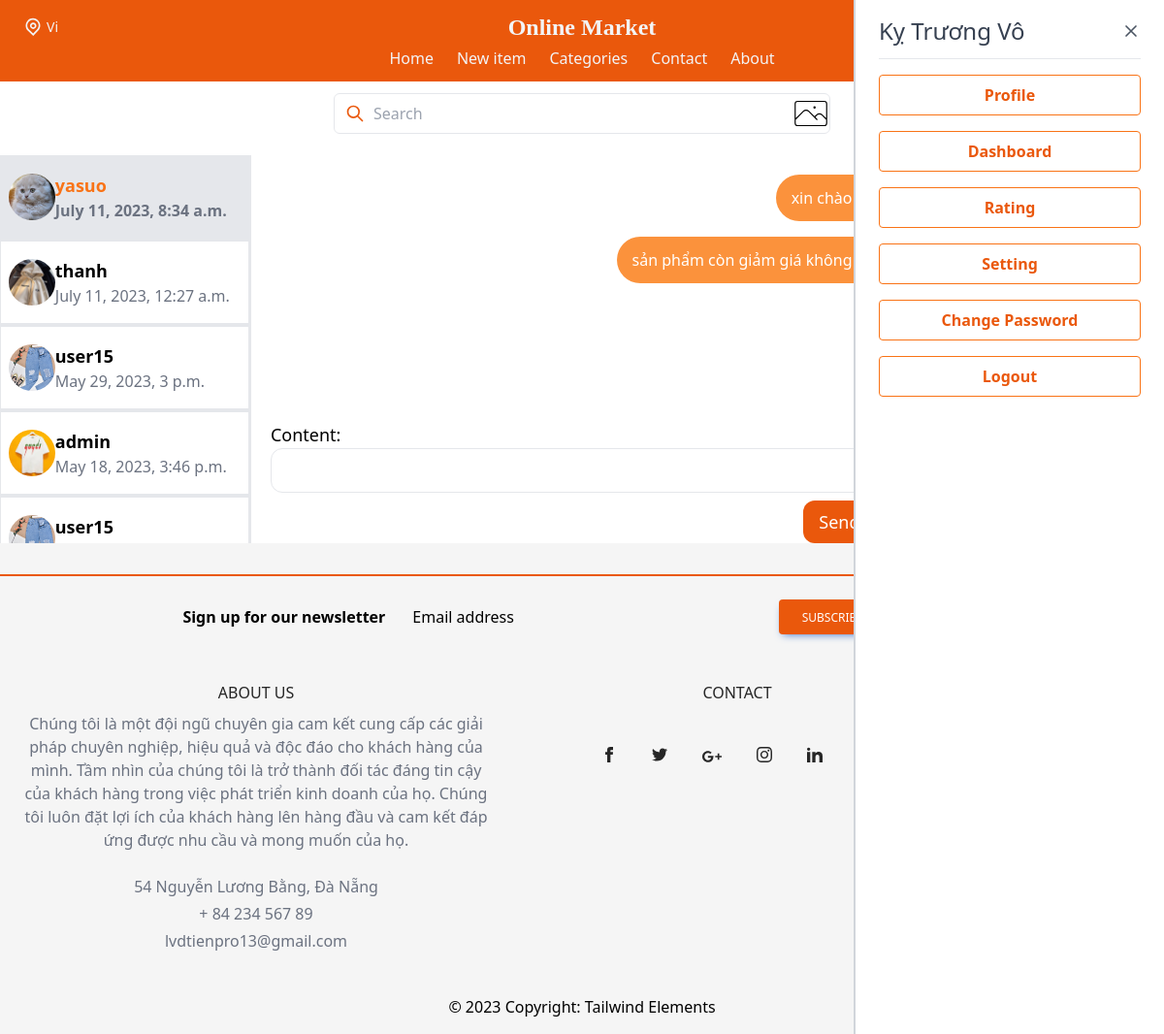
Screenshot of /inbox/ (signed in) with the database file from the repository.
### conversation/models.py (models this page shows)
class Conversation(models.Model):
    item = models.ForeignKey(Item, related_name='conversations', on_delete=models.CASCADE)
    members = models.ManyToManyField(User, related_name='conversations')
    created_at = models.DateTimeField(auto_now_add= True)
    modified_at = models.DateTimeField(auto_now=True)
    class Meta:
        ordering = ('-modified_at',)

class ConversationMessage(models.Model):
    conversation = models.ForeignKey(Conversation, related_name='messages', on_delete=models.CASCADE)
    content = models.TextField()
    created_at = models.DateField(auto_now_add=True)
    created_by = models.ForeignKey(User, related_name='created_messages', on_delete=models.CASCADE)

### item/models.py (models this page shows, shortened)
class Item(models.Model):
    category = models.ForeignKey(Category, related_name='items', on_delete=models.CASCADE)
    name = models.CharField(max_length=255)
    description = models.TextField(blank=True, null=True)
    price = models.FloatField()
    discount_price = models.FloatField(blank=True, null=True)
    image = models.ImageField(upload_to='item_images', blank=True, null=True)
    is_sold = models.BooleanField(default=False)
    average_rating = models.DecimalField(max_digits=3, decimal_places=2, default=0)
    created_by = models.ForeignKey(User, related_name='items', on_delete=models.CASCADE)
    created_at = models.DateTimeField(auto_now_add=True)

### conversation/views.py (the view)
# urls.py: path('', views.inbox1, name='inbox1'),
@login_required
def inbox1(request):
    conversations = Conversation.objects.filter(members__in=[request.user.id])
    conversation = Conversation.objects.filter(members__in=[request.user.id])[0]
    form = ConversationMessageForm()
    return render(request, 'conversation/inbox.html', {
            'conversations': conversations,
            'conversation': conversation,
            'form': form
        })

### conversation/templates/conversation/inbox.html (shortened to what this page needs)
{% extends 'core/base.html' %}
{% block content %}
<div class="flex flex-row justify-between bg-white mb-8">
  <div class="userlist-container flex flex-col w-2/5 border-r-2 overflow-y-auto">
    <ul>
      {% for con in conversations %}
      <a href="{% url 'conversation:inbox' con.id %}">
        <li class="w-full border transition duration-200 ease-in-out hover:shadow-md hover:bg-white hover:text-gray-700{% if con.id == conversation.id %} bg-gray-200 text-orange-500 font-semibold {% endif %}">
          <div class="flex flex-row py-4 px-2 justify-center items-center border-b-2">
              <div class="w-1/4">
                  <img
                      src="{{ con.item.image.url }}"
                      class="object-cover h-12 w-12 rounded-full"
                      alt=""/>
              </div>
              {% for member in con.members.all %}
                  {% if member != request.user %}
                      <div class="w-full">
                          <div class="text-lg font-semibold">{{ member.username }}</div>
                          <span class="text-gray-500">{{ con.modified_at }}</span>
                          </div>
                  {% endif %}
              {% endfor %}
          </div>
        </li>
      </a>
      {% endfor %}
    </ul>
  </div>
  <div class="w-full px-5 flex flex-col justify-between">
    <div class="message-container flex flex-col mt-5">
        {% for message in conversation.messages.all %}
            {% if message.created_by == request.user %}
            <div class="flex justify-end mb-4">
              <div
                class="mr-2 py-3 px-4 bg-orange-400 rounded-bl-3xl rounded-tl-3xl rounded-tr-xl text-white"
              >
                {{message.content}}
              </div>
            </div>
            {% endif %}
        {% endfor %}
    </div>
    <form method="post" action="." class="mt-6 text-lg">
        {{ form.as_p }}
        <div class="flex">
          <button class="px-4 py-2 mt-2 text-lg bg-orange-600 hover:bg-orange-300 rounded-xl text-white ml-auto">Send</button>
        </div>
    </form>
</div>
  <div class="w-2/5 border-l-2 px-5">
    <div class="flex flex-col">
      <div class="font-semibold text-xl py-4">Coding with me</div>
      <div class="font-semibold py-4">Created 4/2023</div>
      </div>
    </div>
  </div>
{% endblock content %}

### core/templates/core/base.html (shortened to what this page needs)
<!DOCTYPE html>
<html lang="en">
<head>
    <script src="https://cdn.tailwindcss.com" ></script>
      <link
        rel="stylesheet"
        href="https://cdn.jsdelivr.net/npm/tw-elements/dist/css/index.min.css" />
      <script src="https://cdn.tailwindcss.com/3.2.4"></script>
</head>
<body>
<div x-data="{ cartOpen: false , isOpen: false }" class="bg-neutral-100">
    <header class ="fixed top-0 left-0 w-full">
        <div class="container-fluid mx-auto px-6 py-3 bg-orange-600">
            <div class="flex items-center justify-between">
                <div class="hidden w-full text-gray-100 md:flex md:items-center">
                    <span class="mx-1 text-sm">Vi</span>
                </div>
                <div class="w-full text-gray-100 md:text-center text-2xl font-semibold font-serif">
                    Online Market
                </div>
                <div class="flex items-center justify-end w-full">
                    <a href="{%url 'item:order-summary'%}" class="text-neutral-100 hover:text-orange-200 focus:text-orange-200 mx-4 sm:mx-2">
                      <div class="relative">
                        <span class="absolute top-0 right-0 bg-red-700 rounded-full py-21 px-21 text-xs text-white font-medium">{{ cart_item_count }}</span>
                      </div>
                    </a>
                    <a class="mr-4 text-neutral-100 hover:text-orange-200 focus:text-orange-200 disabled:text-black/30 dark:text-neutral-200 dark:hover:text-neutral-300 dark:focus:text-neutral-300 [&.active]:text-black/90 dark:[&.active]:text-neutral-400"
                        href="{% url 'conversation:inbox1' %}">
                        <span class="[&>svg]:w-5">
                        </span>
                    </a>
                    <button @click="cartOpen = !cartOpen" class="text-neutral-100 hover:text-orange-200 focus:text-orange-200 mx-4 sm:mx-0">
                    </button>
                </div>
            </div>
            <nav :class="isOpen ? '' : 'hidden'" class="sm:flex sm:justify-center sm:items-center mt-1">
                <div class="flex flex-col sm:flex-row">
                    <a class="mt-3 text-gray-100 hover:underline sm:mx-3 sm:mt-0" href="{%url 'core:index'%}">Home</a>
                    <a class="mt-3 text-gray-100 hover:underline sm:mx-3 sm:mt-0" href="{% url 'item:new'%}">New item</a>
                    <a class="mt-3 text-gray-100 hover:underline sm:mx-3 sm:mt-0" href="#">Categories</a>
                    <button onclick="scrollToFooter()" class="mt-3 text-gray-100 hover:underline sm:mx-3 sm:mt-0">Contact</button>
                    <button onclick="scrollToFooter()" class="mt-3 text-gray-100 hover:underline sm:mx-3 sm:mt-0">About</button>
                </div>
            </nav>
        </div>
        <div class="relative mt-3 mb-4 max-w-lg mx-auto">
          <span class="absolute inset-y-0 left-0 pl-3 flex items-center">
              <svg class="h-5 w-5 text-orange-600" viewBox="0 0 24 24" fill="none">
                  <path d="M21 21L15 15M17 10C17 13.866 13.866 17 10 17C6.13401 17 3 13.866 3 10C3 6.13401 6.13401 3 10 3C13.866 3 17 6.13401 17 10Z" stroke="currentColor" stroke-width="2" stroke-linecap="round" stroke-linejoin="round"/>
              </svg>
          </span>
          <form method='get' action="{% url 'item:items' %}">
              <input class="w-full border rounded-md pl-10 pr-4 py-2 focus:border-orange-600 focus:outline-none focus:shadow-outline"
              type="search"
              placeholder="Search"
              aria-label="Search"
              aria-describedby="button-addon1"
              name="query"
              value="{{query}}"
              />
            </form>
            <span class="absolute inset-y-0 right-0 pl-3 flex items-center">
              <a href="{%url 'searchbyimage:search_item'%}">
              </a>
            </span>
          </div>
          {% if request.user.is_authenticated %}
      <div :class="cartOpen ? 'translate-x-0 ease-out' : 'translate-x-full ease-in'" class="fixed right-0 top-0 max-w-xs w-full h-full px-6 py-4 transition duration-300 transform overflow-y-auto bg-white border-l-2 border-gray-300">
        <div class="flex items-center justify-between">
            <h3 class="text-2xl font-medium text-gray-700">{{request.user.first_name}} {{request.user.last_name}}</h3>
            <button @click="cartOpen = !cartOpen" class="text-gray-600 focus:outline-none">
                <svg class="h-5 w-5" fill="none" stroke-linecap="round" stroke-linejoin="round" stroke-width="2" viewBox="0 0 24 24" stroke="currentColor"><path d="M6 18L18 6M6 6l12 12"></path></svg>
            </button>
        </div>
        <hr class="my-3">
        <div class="flex justify-between mt-4">
          <a href="{% url 'core:profile' request.user.username %}" class="w-full text-center bg-transparent hover:bg-orange-600 text-orange-600 font-semibold hover:text-white py-2 px-4 border border-orange-500 hover:border-transparent rounded">
            Profile
          </a>
        </div>
        <div class="flex justify-between mt-4">
          <a href="{% url 'dashboard:index'%}" class="w-full text-center bg-transparent hover:bg-orange-600 text-orange-600 font-semibold hover:text-white py-2 px-4 border border-orange-500 hover:border-transparent rounded">
            Dashboard
          </a>
        </div>
        <div class="flex justify-between mt-4">
          <a href="{% url 'rating:index'%}?rated_type=0" class="w-full text-center bg-transparent hover:bg-orange-600 text-orange-600 font-semibold hover:text-white py-2 px-4 border border-orange-500 hover:border-transparent rounded">
            Rating
          </a>
        </div>
        <div class="flex justify-between mt-4">
          <a href="{%url 'core:settings'%}" class="w-full text-center bg-transparent hover:bg-orange-600 text-orange-600 font-semibold hover:text-white py-2 px-4 border border-orange-500 hover:border-transparent rounded">
            Setting
          </a>
        </div>
        <div class="flex justify-between mt-4">
          <a href="{%url 'core:change_password'%}" class="w-full text-center bg-transparent hover:bg-orange-600 text-orange-600 font-semibold hover:text-white py-2 px-4 border border-orange-500 hover:border-transparent rounded">
            Change Password
          </a>
        </div>
        <div class="flex justify-between mt-4">
          <a href="{% url 'core:logout'%}" class="w-full text-center bg-transparent hover:bg-red-500 text-orange-600 font-semibold hover:text-white py-2 px-4 border border-orange-500 hover:border-transparent rounded">
            Logout
          </a>
        </div>
    </div>
    {% endif %}
    </header>
      <div class="px-0 py-0">
         {% block content %}
         {% endblock  %}
      </div>
      <footer id="footer" class="bg-secondary-100 text-center dark:bg-secondary-600 border-t-2 border-orange-600 ">
        <div class="px-6 pt-6">
          <form action="">
            <div
              class="gird-cols-1 grid items-center justify-center gap-4 md:grid-cols-3">
              <div class="md:ml-auto md:mb-6">
                <p class="text-secondary-800 dark:text-secondary-200">
                  <strong>Sign up for our newsletter</strong>
                </p>
              </div>
              <div class="relative md:mb-6" data-te-input-wrapper-init>
                <input
                  type="text"
                  class="peer block min-h-[auto] w-full rounded border-0 bg-transparent py-[0.32rem] px-3 leading-[1.6] outline-none transition-all duration-200 ease-linear focus:placeholder:opacity-100 data-[te-input-state-active]:placeholder:opacity-100 motion-reduce:transition-none dark:placeholder:text-secondary-200 [&:not([data-te-input-placeholder-active])]:placeholder:opacity-0"
                  id="exampleFormControlInput1"
                  placeholder="Email address" />
                <label
                  for="exampleFormControlInput1"
                  class="pointer-events-none absolute top-0 left-3 mb-0 max-w-[90%] origin-[0_0] truncate pt-[0.37rem] leading-[1.6] text-secondary-500 transition-all duration-200 ease-out peer-focus:-translate-y-[0.9rem] peer-focus:scale-[0.8] peer-focus:text-blue-600 peer-data-[te-input-state-active]:-translate-y-[0.9rem] peer-data-[te-input-state-active]:scale-[0.8] motion-reduce:transition-none dark:text-secondary-200 dark:peer-focus:text-secondary-200"
                  >Email address
                </label>
              </div>
              <div class="mb-6 md:mr-auto">
                <button
                  type="button"
                  class="inline-block rounded bg-orange-600 px-6 pt-2.5 pb-2 text-xs font-medium uppercase leading-normal text-white shadow-[0_4px_9px_-4px_#3b71ca] transition duration-150 ease-in-out hover:bg-orange-700 hover:shadow-[0_8px_9px_-4px_rgba(59,113,202,0.3),0_4px_18px_0_rgba(59,113,202,0.2)] focus:bg-orange-700 focus:shadow-[0_8px_9px_-4px_rgba(59,113,202,0.3),0_4px_18px_0_rgba(59,113,202,0.2)] focus:outline-none focus:ring-0 active:bg-orange-800 active:shadow-[0_8px_9px_-4px_rgba(59,113,202,0.3),0_4px_18px_0_rgba(59,113,202,0.2)]"
                  data-te-ripple-init
                  data-te-ripple-color="light">
                  Subscribe
                </button>
              </div>
            </div>
          </form>
        </div>
            <div class="container p-6 text-neutral-800 dark:text-neutral-200">
            <div class="grid gap-4 lg:grid-cols-2">
                <div class="mb-6 md:mb-0">
                    <h5 class="mb-2 font-medium uppercase">About Us</h5>
                    <p class="text-gray-500 mb-6">
                        Chúng tôi là một đội ngũ chuyên gia cam kết cung cấp các giải pháp chuyên nghiệp,
                         hiệu quả và độc đáo cho khách hàng của mình. Tầm nhìn của chúng tôi là trở thành
                          đối tác đáng tin cậy của khách hàng trong việc phát triển kinh doanh của họ.
                           Chúng tôi luôn đặt lợi ích của khách hàng lên hàng đầu và cam kết đáp ứng được
                            nhu cầu và mong muốn của họ.
                      </p>
                      <p class="text-gray-500 mb-1">54 Nguyễn Lương Bằng, Đà Nẵng</p>
                      <p class="text-gray-500 mb-1">+ 84 234 567 89</p>
                      <p class="text-gray-500 mb-1">lvdtienpro13@gmail.com</p>
                  </div>
                <div class="mb-6 md:mb-0">
                    <h5 class="mb-2 font-medium uppercase">Contact</h5>
                    <div class="container pt-9">
                        <div class="mb-9 flex justify-center">
                          <a href="#!" class="mr-9 text-neutral-800 dark:text-neutral-200">
                            <svg
                              xmlns="http://www.w3.org/2000/svg"
                              class="h-4 w-4"
                              fill="currentColor"
                              viewBox="0 0 24 24">
                              <path
                                d="M9 8h-3v4h3v12h5v-12h3.642l.358-4h-4v-1.667c0-.955.192-1.333 1.115-1.333h2.885v-5h-3.808c-3.596 0-5.192 1.583-5.192 4.615v3.385z" />
                            </svg>
                          </a>
                          <a href="#!" class="mr-9 text-neutral-800 dark:text-neutral-200">
                          </a>
                          <a href="#!" class="mr-9 text-neutral-800 dark:text-neutral-200">
                          </a>
                          <a href="#!" class="mr-9 text-neutral-800 dark:text-neutral-200">
                          </a>
                          <a href="#!" class="mr-9 text-neutral-800 dark:text-neutral-200">
                          </a>
                          <a href="#!" class="text-neutral-800 dark:text-neutral-200">
                          </a>
                        </div>
                      </div>
                  </div>
            </div>
          </div>
          <div
          class="bg-secondary-200 p-4 text-center text-secondary-700 dark:bg-secondary-700 dark:text-secondary-200">
          © 2023 Copyright:
          <a
            class="text-secondary-800 dark:text-secondary-400"
            href="https://tailwind-elements.com/"
            >Tailwind Elements</a
          >
        </div>
      </footer>
</div>
</body>
</html>

### rows the page displays
Conversation: item.image (picture), modified_at "July 11, 2023, 8:34 a.m."
Conversation: item.image (picture), modified_at "July 11, 2023, 12:27 a.m."
Conversation: item.image (picture), modified_at "May 29, 2023, 3 p.m."
Conversation: item.image (picture), modified_at "May 18, 2023, 3:46 p.m."
Conversation: item.image (picture)
ConversationMessage: content "xin chào"
ConversationMessage: content "sản phẩm còn giảm giá không"

### other values shown
{{ request.user.first_name }} "Kỵ"
{{ request.user.last_name }} "Trương Vô"
{{ member.username }} "yasuo"
{{ member.username }} "thanh"
{{ member.username }} "user15"
{{ member.username }} "admin"
